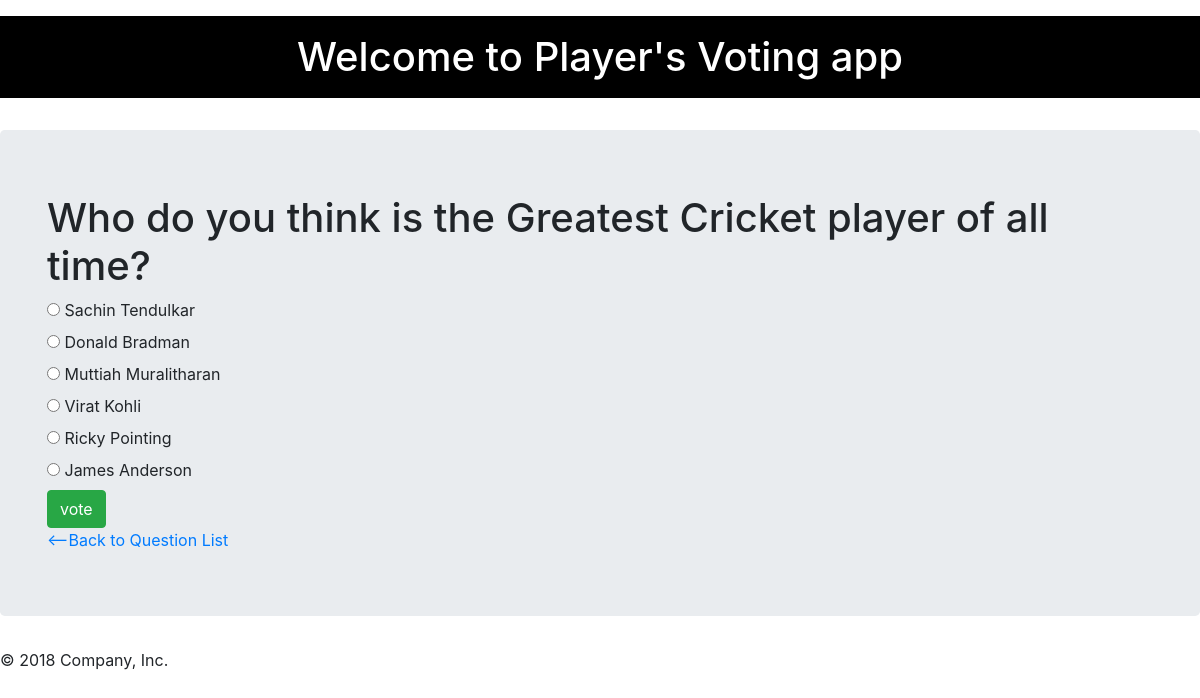
Screenshot of /polls/4/ with the database file from the repository.
### polls/models.py (models this page shows, shortened)
class Question(models.Model):
    question_text = models.CharField(max_length = 200)
    pub_date = models.DateTimeField('date published')

class Choice(models.Model):
    choice_text = models.CharField(max_length = 200)
    votes = models.IntegerField(default = 0)
    question = models.ForeignKey(Question, on_delete=models.CASCADE)

### polls/views.py (the view)
# urls.py: url(r'^(?P<question_id>[0-9]+)/$', views.detail, name="detail"),
def detail(request, question_id):
    question = get_object_or_404(Question, pk = question_id)
    return render(request, 'polls/detail.html', {'question': question})

### polls/templates/polls/detail.html (shortened to what this page needs)
{% extends 'polls/base.html' %}
{% block main_content %}
    <h1> {{question.question_text}}</h1>
    <form action ="{% url 'polls:vote' question.id %}" method="post">
        {% for choice in question.choice_set.all %}
         <input type="radio" name="choice" id="choice{{forloop.counter}}" value = "{{choice.id}}"/>
         <label for="choice{{forloop.counter}}">{{choice.choice_text}}</label><br>
         {% endfor %}
         <input type="submit" class="btn btn-success" value="vote"/>
    </form>
    <a href="{% url 'polls:index' %}"> <--Back to Question List</a>
{% endblock %}

### polls/static/polls/style.css (style rules this page uses)
body { background: url("https://image.shutterstock.com/image-photo/white-background-paper-show-patterns-260nw-255421642.jpg") no-repeat; background-size: cover !important; background-size: 100% 100%; }

### rows the page displays
Question: question_text "Who do you think is the Greatest Cricket player of all time?"
Choice: choice_text "Sachin Tendulkar"
Choice: choice_text "Donald Bradman"
Choice: choice_text "Muttiah Muralitharan"
Choice: choice_text "Virat Kohli"
Choice: choice_text "Ricky Pointing"
Choice: choice_text "James Anderson"
